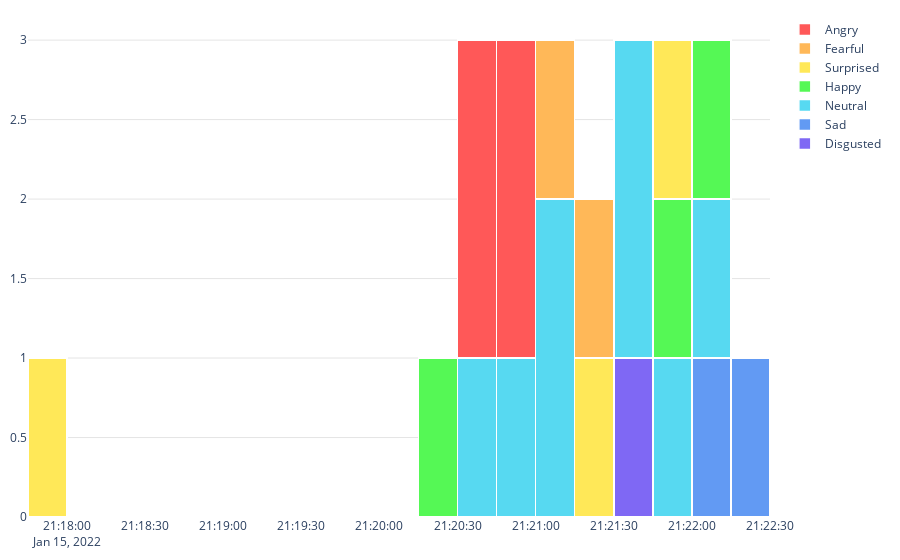

Write notebook code for a chart like this one.
### Code cell
fig = go.Figure()

emotion_color_map = {
    'angry'     : '#FF5858',
    'happy'     : '#55F855',
    'neutral'   : '#57D9F1',
    'surprised' : '#FFE858',
    'sad'       : '#629AF3',
    'fearful'   : '#FFB858',
    'disgusted' : '#7F68F4'
}

for emotion in ['disgusted','sad','neutral','happy','surprised','fearful','angry']:

    fig.add_trace(go.Histogram(
        name=emotion.capitalize(),
        x=[i.predicted_on for i in history if i.prediction[0][0].lower() == emotion],
        nbinsx=20,
        marker_line_width=1.5,
        marker_line_color='white',
        marker_color=emotion_color_map[emotion]
    ))

fig.update_layout(
    paper_bgcolor='white',
    plot_bgcolor='white',
    barmode='stack'
)

fig.update_yaxes(
    showgrid=True, 
    gridwidth=1, 
    gridcolor='#E5E5E5'
)

fig.update_layout(margin=dict(l=10, b=20, r=130, t=15))

fig.show()

### Figure 1 — Plotly figure (JSON) as saved in the notebook; plotly's stock layout.template omitted (floating-point values rounded to 4 significant figures)
{"data": [{"marker": {"color": "#7F68F4", "line": {"color": "white", "width": 1.5}}, "name": "Disgusted", "nbinsx": 20, "type": "histogram", "x": ["2022-01-15T21:21:42.918132"]}, {"marker": {"color": "#629AF3", "line": {"color": "white", "width": 1.5}}, "name": "Sad", "nbinsx": 20, "type": "histogram", "x": ["2022-01-15T21:22:03.770045", "2022-01-15T21:22:17.951484"]}, {"marker": {"color": "#57D9F1", "line": {"color": "white", "width": 1.5}}, "name": "Neutral", "nbinsx": 20, "type": "histogram", "x": ["2022-01-15T21:20:34.262255", "2022-01-15T21:20:48.971167", "2022-01-15T21:21:06.808232", "2022-01-15T21:21:11.001268", "2022-01-15T21:21:32.735445", "2022-01-15T21:21:37.593981", "2022-01-15T21:21:51.793708", "2022-01-15T21:22:07.824495"]}, {"marker": {"color": "#55F855", "line": {"color": "white", "width": 1.5}}, "name": "Happy", "nbinsx": 20, "type": "histogram", "x": ["2022-01-15T21:20:29.295425", "2022-01-15T21:21:47.328119", "2022-01-15T21:22:13.344278"]}, {"marker": {"color": "#FFE858", "line": {"color": "white", "width": 1.5}}, "name": "Surprised", "nbinsx": 20, "type": "histogram", "x": ["2022-01-15T21:17:48.744079", "2022-01-15T21:21:16.226112", "2022-01-15T21:21:56.844791"]}, {"marker": {"color": "#FFB858", "line": {"color": "white", "width": 1.5}}, "name": "Fearful", "nbinsx": 20, "type": "histogram", "x": ["2022-01-15T21:21:01.584407", "2022-01-15T21:21:22.095507"]}, {"marker": {"color": "#FF5858", "line": {"color": "white", "width": 1.5}}, "name": "Angry", "nbinsx": 20, "type": "histogram", "x": ["2022-01-15T21:20:40.184217", "2022-01-15T21:20:44.515983", "2022-01-15T21:20:53.417767", "2022-01-15T21:20:57.775870"]}], "layout": {"barmode": "stack", "margin": {"b": 20, "l": 10, "r": 130, "t": 15}, "paper_bgcolor": "white", "plot_bgcolor": "white", "yaxis": {"gridcolor": "#E5E5E5", "gridwidth": 1, "showgrid": true}}}
